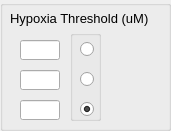
           <widget class="QGroupBox" name="groupBox_ht">
            <property name="geometry">
             <rect>
              <x>740</x>
              <y>20</y>
              <width>171</width>
              <height>131</height>
             </rect>
            </property>
            <property name="title">
             <string/>
            </property>
            <widget class="QLineEdit" name="line_HYPOXIA_3">
             <property name="geometry">
              <rect>
               <x>20</x>
               <y>100</y>
               <width>40</width>
               <height>20</height>
              </rect>
             </property>
             <property name="alignment">
              <set>Qt::AlignRight|Qt::AlignTrailing|Qt::AlignVCenter</set>
             </property>
            </widget>
            <widget class="QGroupBox" name="groupBox_hypoxia">
             <property name="geometry">
              <rect>
               <x>70</x>
               <y>30</y>
               <width>31</width>
               <height>91</height>
              </rect>
             </property>
             <property name="title">
              <string/>
             </property>
             <property name="flat">
              <bool>true</bool>
             </property>
             <widget class="QRadioButton" name="rbut_HYPOXIA_1">
              <property name="geometry">
               <rect>
                <x>10</x>
                <y>10</y>
                <width>21</width>
                <height>18</height>
               </rect>
              </property>
              <property name="text">
               <string/>
              </property>
              <attribute name="buttonGroup">
               <string>buttonGroup_hypoxia</string>
              </attribute>
             </widget>
             <widget class="QRadioButton" name="rbut_HYPOXIA_2">
              <property name="geometry">
               <rect>
                <x>10</x>
                <y>40</y>
                <width>21</width>
                <height>18</height>
               </rect>
              </property>
              <property name="text">
               <string/>
              </property>
              <attribute name="buttonGroup">
               <string>buttonGroup_hypoxia</string>
              </attribute>
             </widget>
             <widget class="QRadioButton" name="rbut_HYPOXIA_3">
              <property name="geometry">
               <rect>
                <x>10</x>
                <y>70</y>
                <width>21</width>
                <height>18</height>
               </rect>
              </property>
              <property name="text">
               <string/>
              </property>
              <property name="checked">
               <bool>true</bool>
              </property>
              <attribute name="buttonGroup">
               <string>buttonGroup_hypoxia</string>
              </attribute>
             </widget>
            </widget>
            <widget class="QLineEdit" name="line_HYPOXIA_1">
             <property name="geometry">
              <rect>
               <x>20</x>
               <y>40</y>
               <width>40</width>
               <height>20</height>
              </rect>
             </property>
             <property name="alignment">
              <set>Qt::AlignRight|Qt::AlignTrailing|Qt::AlignVCenter</set>
             </property>
            </widget>
            <widget class="QLineEdit" name="line_HYPOXIA_2">
             <property name="geometry">
              <rect>
               <x>20</x>
               <y>70</y>
               <width>40</width>
               <height>20</height>
              </rect>
             </property>
             <property name="alignment">
              <set>Qt::AlignRight|Qt::AlignTrailing|Qt::AlignVCenter</set>
             </property>
            </widget>
            <widget class="QMyLabel" name="label_DUMMY_HYPOXIA_THRESHOLD">
             <property name="geometry">
              <rect>
               <x>10</x>
               <y>10</y>
               <width>141</width>
               <height>16</height>
              </rect>
             </property>
             <property name="font">
              <font>
               <pointsize>10</pointsize>
              </font>
             </property>
             <property name="text">
              <string>Hypoxia Threshold (uM)</string>
             </property>
            </widget>
           </widget>
